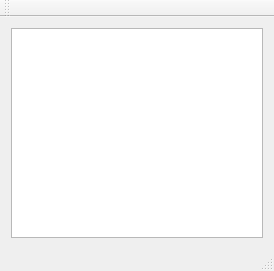
<?xml version="1.0" encoding="UTF-8"?>
<ui version="4.0">
 <class>MainWindow</class>
 <widget class="QMainWindow" name="MainWindow">
  <property name="geometry">
   <rect>
    <x>0</x>
    <y>0</y>
    <width>274</width>
    <height>271</height>
   </rect>
  </property>
  <property name="windowTitle">
   <string>MainWindow</string>
  </property>
  <widget class="QWidget" name="centralWidget">
   <layout class="QHBoxLayout" name="horizontalLayout">
    <item>
     <widget class="MyQPlainTextEdit" name="plainTextEdit"/>
    </item>
   </layout>
  </widget>
  <widget class="QMenuBar" name="menuBar">
   <property name="geometry">
    <rect>
     <x>0</x>
     <y>0</y>
     <width>274</width>
     <height>22</height>
    </rect>
   </property>
  </widget>
  <widget class="QToolBar" name="mainToolBar">
   <attribute name="toolBarArea">
    <enum>TopToolBarArea</enum>
   </attribute>
   <attribute name="toolBarBreak">
    <bool>false</bool>
   </attribute>
  </widget>
  <widget class="QStatusBar" name="statusBar"/>
 </widget>
 <layoutdefault spacing="6" margin="11"/>
 <customwidgets>
  <customwidget>
   <class>MyQPlainTextEdit</class>
   <extends>QPlainTextEdit</extends>
   <header>myqplaintextedit.h</header>
  </customwidget>
 </customwidgets>
 <resources/>
 <connections/>
</ui>
